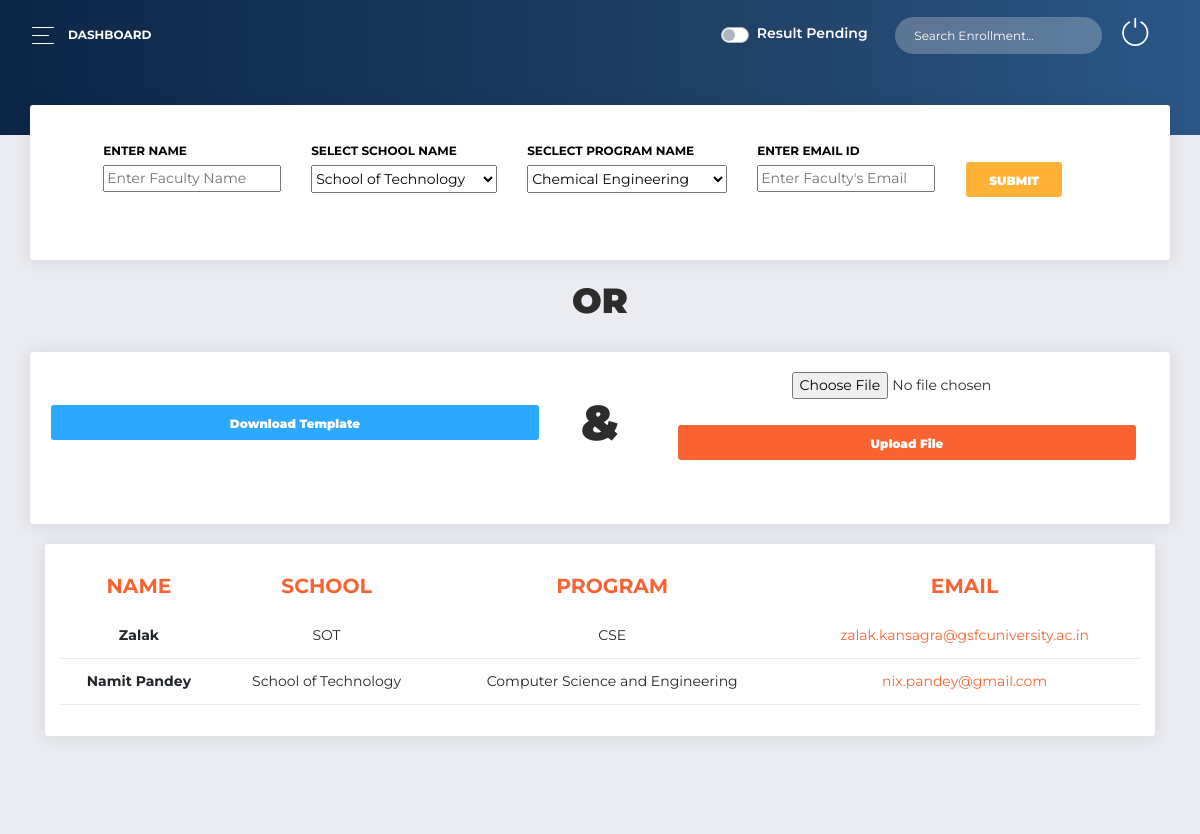
Page /university/adminpanel/information/ (signed in) on the committed database.
### ROOT/ADMINPANEL/models.py (models this page shows, shortened)
class Department_Information(models.Model):
    NAME = models.CharField(max_length=254, blank=False)
    SCHOOL_NAME = models.CharField(max_length=254, blank=False)
    PROGRAM_NAME = models.CharField(max_length=254, blank=False)
    EMAIL_ID = models.EmailField(max_length=254, blank=False)

### ROOT/ADMINPANEL/views.py (the view)
# urls.py: path("information/", views.get_dept_information, name='information'),
@login_required()
def get_dept_information(request):
    pageDictKey = 'department'
    department_info = Department_Information.objects.all().order_by('-id')
    form = Information()
    context = {
    'department_table': department_info,
    "pageDictKey":pageDictKey,
    'form':form,
    "resultStat":get_result_status(),
    "school_list": staticVariables.SCHOL_LIST,
    "program_list": staticVariables.PROGRM_LIST,
    }
    if request.method == 'POST':
        form = Information(request.POST)
        if form.is_valid():
            save_it = form.save(commit=False)
            save_it.save()
    return render(request, ADMIN_PAGE_MAPPER.pageDict[pageDictKey], context)

### ROOT/ADMINPANEL/forms.py
class Information(forms.ModelForm):
    SCHOOL_NAME = forms.ChoiceField(choices = SCHOOL_CHOICE, required=True,)
    PROGRAM_NAME = forms.ChoiceField(choices = PROGRAM_CHOICE, required=True)
    class Meta:
        model = Department_Information
        fields = ['NAME', 'SCHOOL_NAME', 'PROGRAM_NAME', 'EMAIL_ID']
        widgets = {
            'NAME':forms.TextInput(attrs={'placeholder': "Enter Faculty Name",
                                    'class':'textinputclass', 'required': True,
                                    }
                                    ),
            'EMAIL_ID':forms.EmailInput(attrs={'placeholder': "Enter Faculty's Email",
                                    'class':'textinputclass', 'type':'email','required': True,
                                    }
                                    ),
        }

### ROOT/ADMINPANEL/views.py (called while the page is built)
def get_result_status():
    try:
        resultStat = int(list(Declare_Result.objects.values_list("RESULT_STATUS", flat=True))[0])
    except:
        return 0
    return resultStat

### ROOT/MCQ/templatetags/my_filter.py (called while the page is built)
@register.filter(name='replace')
@stringfilter
def replace_var(value):
    return value.replace("_", ' ')

### ROOT/templates/ADMIN_PANEL/department_information.html (shortened to what this page needs)
{% extends 'BASE_FILES/BaseAdmin.html' %}
{% load static %}
{% load my_filter %}
{% block adminContent %}
<div class="content">
  <div class="row">
    <div class="col-lg-12">
      <div class="card card-tasks">
        <div class="card-body">
            <form class="mt-3 row responsive container" action="{% url 'ADMINPANEL:information'%}" method="POST" style="width: 100%; ">
              <div class="row" style="margin-left:4%; margin-bottom:4%;">
                <div class="col" style="margin-top:-10px;">
                  <label class="mt-3" style="color:black; font-weight:700;">ENTER NAME</label>
                  <div class="">
                    {{form.NAME}}
                  </div>
                </div>
                <div class="col" style="margin-top:-10px;">
                  <label class="mt-3" style="color:black; font-weight:700;">SELECT SCHOOL NAME</label>
                  <div class="" >
                    {{form.SCHOOL_NAME}}
                  </div>
                </div>
                <div class="col" style=margin-top:-10px;">
                  <label class="mt-3" style="color:black; font-weight:700;">SECLECT PROGRAM NAME</label>
                  <div class="" >
                    {{form.PROGRAM_NAME}}
                  </div>
                </div>
                <div class="col" style="margin-top:-10px;">
                  <label class="mt-3" style="color:black; font-weight:700;">ENTER EMAIL ID</label>
                  <div class="" >
                    {{form.EMAIL_ID}}
                  </div>
                </div>
                <div class="col" style="">
                  <div class="mt-3">
                    <button class="btn btn-warning" type="submit" name="button" style="height:35px; width:100%; font-weight:900;">SUBMIT</button>
                  </div>
                </div>
              </div>
            </form>
          </div>
        </div>
      </div>
    </div>
    <div class="row">
      <div class="col-lg-12">
        <h2 style="font-weight:900; text-align:center">OR</h2>
      </div>
    </div>
    <div class="row">
      <div class="col-lg-12">
        <div class="card card-body">
          <div class="row">
            <div class="col" style="margin-top:2%; margin-bottom:2%;">
              <a href="{% url 'ADMINPANEL:template' 4 %}">
                <button class="btn btn-info" name="button" style="height:35px; width:100%; font-weight:900;">Download Template</button>
              </a>
            </div>
            <div class="col-1" style="margin-top:2%; margin-bottom:2%;">
              <h1 style="font-weight:900; text-align:center;">&</h1>
            </div>
            <div class="col">
              <form class="col" action="{% url 'ADMINPANEL:upload_data' 4 %}" method="POST" style="width: 100%;" enctype="multipart/form-data">
                <input class="mb-3" type="file" name="document" value="" style="margin-left:25%;" required >
                <button class="btn btn-primary" type="submit" name="button" style="height:35px; width:100%; font-weight:900;">Upload File</button>
              </form>
            </div>
          </div>
        </div>
      </div>
    </div>
    <div class="content">
      <div class="col-md-12">
        <div class="card card-chart">
          <div class="card-header ">
            <div class="row">
              <div class="col-sm-12">
                <div class="table-responsive">
                  <table class="table">
                    <thead class="text-primary">
                      <th style="font-weight:700;">
                        NAME
                      </th>
                      <th style="font-weight:700;">
                        SCHOOL
                      </th>
                      <th style="font-weight:700;">
                        PROGRAM
                      </th>
                      <th style="font-weight:700;">
                        EMAIL
                      </th>
                    </thead>
                    <tbody>
                      {% for data in department_table %}
                        <tr>
                          <td style="font-weight:700;">
                            {{data.NAME}}
                          </td>
                          <td>
                            {{data.SCHOOL_NAME|replace}}
                          </td>
                          <td>
                            {{data.PROGRAM_NAME|replace}}
                          </td>
                          <td>
                            <a href="mailto:{{data.EMAIL_ID}}@gsfcuniversity.ac.in">{{data.EMAIL_ID}}</a>
                          </td>
                        </tr>
                      {% endfor %}
                    </tbody>
                  </table>
                </div>
              </div>
            </div>
            <br>
          </div>
        </div>
      </div>
    </div>
  </div>
{% endblock %}

### ROOT/templates/ADMIN_PANEL/department_information.html (style rules this page uses)
td, th { text-align:center; }
#id_PROGRAM_NAME { width: 200px; height: 28px; }
#id_SCHOOL_NAME { height: 28px; }

### rows in the picture
Department_Information: NAME "Zalak", SCHOOL_NAME "SOT", PROGRAM_NAME "CSE", EMAIL_ID "zalak.kansagra@gsfcuniversity.ac.in"
Department_Information: NAME "Namit Pandey", SCHOOL_NAME "School of Technology", PROGRAM_NAME "Computer Science and Engineering", EMAIL_ID "nix.pandey@gmail.com"
